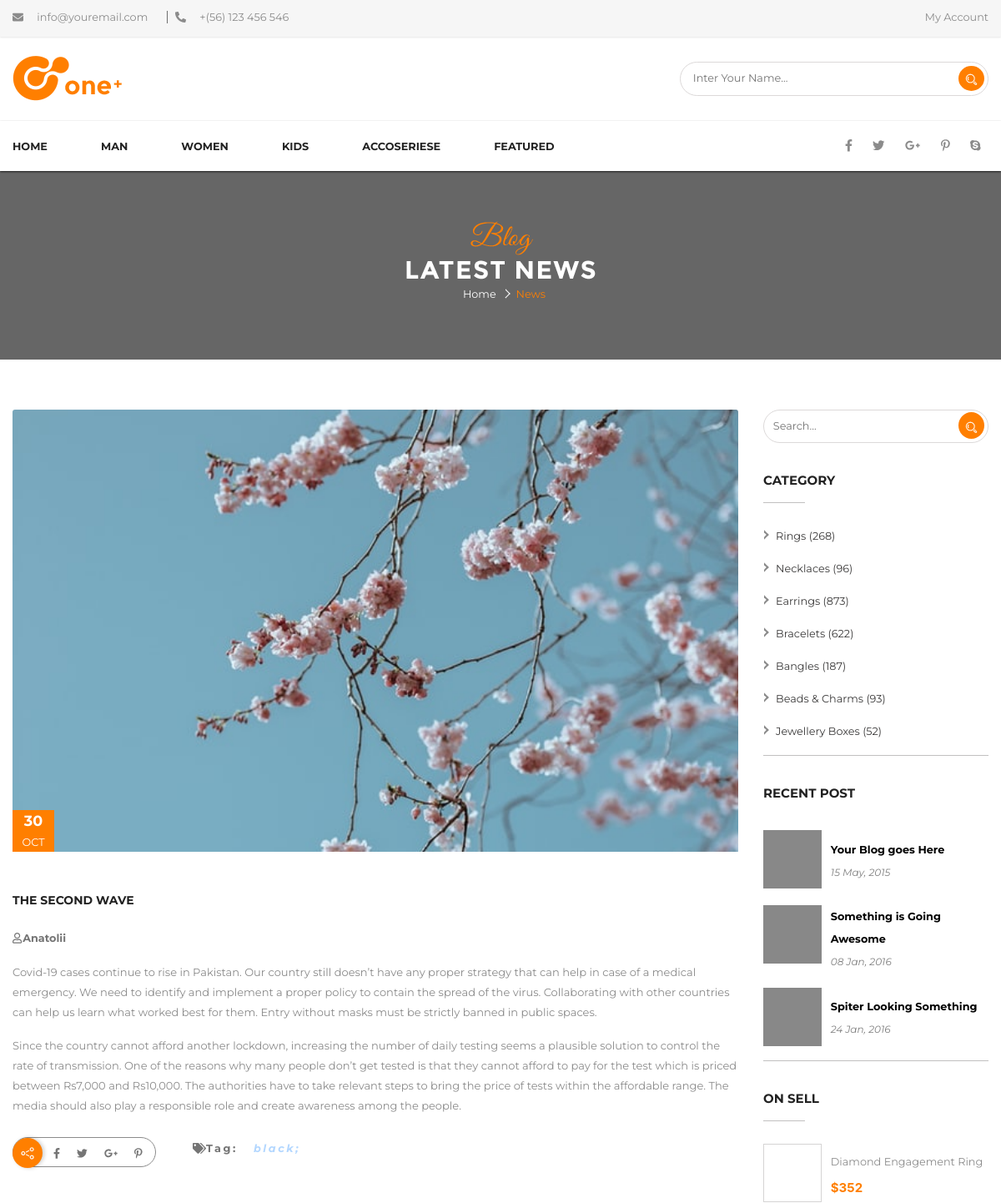
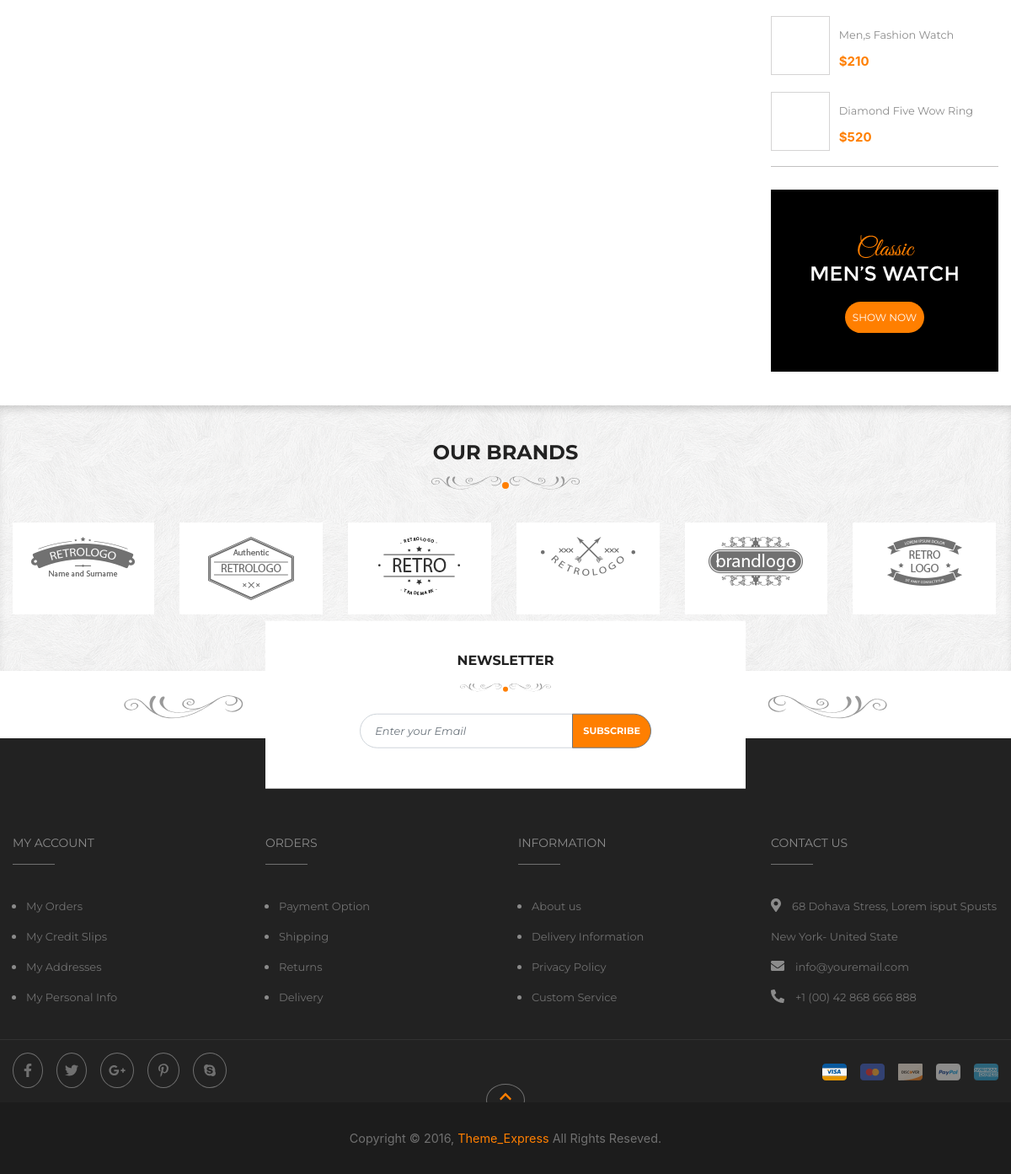
Page /readePage.php?id=29 on the committed database (2 pictures, top to bottom).
### tables this page shows
CREATE TABLE `blog_article` (
  `id` int NOT NULL,
  `user_id` int NOT NULL,
  `title` varchar(255) NOT NULL,
  `text` text NOT NULL,
  `image` varchar(255) NOT NULL,
  `date` timestamp NOT NULL DEFAULT CURRENT_TIMESTAMP
);

CREATE TABLE `blog_users` (
  `id` int NOT NULL,
  `name` varchar(125) DEFAULT NULL,
  `surname` varchar(125) DEFAULT NULL,
  `login_email` varchar(125) DEFAULT NULL,
  `password` varchar(125) DEFAULT NULL,
  `gender` varchar(20) DEFAULT NULL,
  `birthday` date DEFAULT NULL
);

CREATE TABLE `blog_tag` (
  `id` int NOT NULL,
  `tag` varchar(255) NOT NULL
);

### config/d_b.php (called while the page is built, shortened)
<?php
$arrMonths = array(
    'JAN' => '01',
    'FEB' => '02',
    'MAR' => '03',
    'APR' => '04',
    'MAY' => '05',
    'JUN' => '06',
    'JUL' => '07',
    'AUG' => '08',
    'SEP' => '09',
    'OCT' => '10',
    'NOV' => '11',
    'DEC' => '12',
);

### details.php (the view, shortened to what this page needs)
<?php
require_once 'config/d_b.php';
$arcticleId = $_GET['id']?? '';
$stmt = $pdo -> prepare('SELECT *, blog_article.id AS article_id, MONTH(date) AS month, DAY(date) AS day FROM blog_article INNER JOIN blog_users ON blog_users.id = blog_article.user_id WHERE blog_article.id =?');
$stmt -> execute(array($arcticleId));
$row = $stmt -> fetch();
$artIdTags = $row['article_id'] ?? '';
$stmtTags = $pdo -> prepare('SELECT tag FROM blog_tag bt INNER JOIN blog_article_tag bat on bt.id = bat.tag_id INNER JOIN blog_article ba on bat.article_id = ba.id WHERE ba.id = ?');
$stmtTags -> execute(array($artIdTags));
$rowTags = $stmtTags -> fetchAll();
?>
<div class="wrapper_container_details">
    <div class="container">
        <div class="row">
            <div class="card col-lg-9 card_details">
                <div class="container_details_img">
                    <img class="card-img-top container_img" src="<?php echo $row['image'];?>" alt="Card image cap">
                    <div class="container_details_img_date">
                        <span class="container_details_img_date--number">
                            <?php echo $row['day']?>
                        </span>
                        <span class="container_details_img_date--month">
                            <?php echo array_search($row['month'], $arrMonths) ?>
                        </span>
                    </div>
                </div>
                <div class="card-body">
                    <h5 class="card_title"><?php echo $row['title']?></h5>
                    <div class="card_details_admin">
                        <div class="card_details_admin_item"><p class="details_admin_item-icon person"><i class="far fa-user"></i><span class="link_empty"><?php echo $row['name']?></span></p></div>
                    </div>
                    <div class="card_text"><?php echo $row['text']?></div>
                    <div class="wrapper_card_details_social">
                            <div class="card_details_link_social">
                                <ul class="card_details_link_social_list">
                                    <li>
                                        <a href="https://www.facebook.com/sharer.php?u=<?php echo 'http://initial.testsite.co.ua/Blog/readePage.php?id='. $row['id']?>&t=<?php echo $row['title']?>" target="_blank" onclick="return Share.me(this);">
                                            <i class="fab fa-facebook-f"></i>
                                        </a>
                                    </li>
                                    <li>
                                        <a href="https://twitter.com/share?url=<?php echo 'http://initial.testsite.co.ua/Blog/readePage.php?id='. $row['id']?>&text=<?php echo $row['title']?>&hashtags=<?php echo $row['tags']?>" target="_blank" onclick="return Share.me(this)">
                                            <i class="fab fa-twitter"></i>
                                        </a>
                                    </li>
                                    <li>
                                        <a href="https://plus.google.com/share?url='<?php echo 'http://initial.testsite.co.ua/Blog/readePage.php?id='. $row['id']?>" target="_blank" onclick="return Share.me(this);">
                                            <i class="fab fa-google-plus-g"></i>
                                        </a>
                                    </li>
                                    <li>
                                        <a href="https://www.pinterest.com/pin/create/button/?url=<?php echo 'http://initial.testsite.co.ua/Blog/readePage.php?id='. $row['id']?>&description=<?php echo $row['title'] ?>" target="_blank" onclick="return Share.me(this);">
                                            <i class="fab fa-pinterest-p"></i>
                                        </a>
                                    </li>
                                </ul>
                            </div>
                        <div class="card_details_tag">
                                <p><span class="card_details_tag--icon"><i class="fas fa-tags"></i>Tag:</span><span class="card_details_tag--text">
                                            <?php foreach ($rowTags as $point => $props){ ?>
                                                <a href="tagArticlePage.php?tag=<?php echo $props['tag']?>">
                                                    <?php
                                                    echo $props['tag'];
                                                    if($point != count($rowTags)-1) {
                                                        echo ", ";
                                                    }else{
                                                        echo ';';
                                                    }
                                                    ?>
                                                 </a>
                                            <?php }?>
                                    </span>
                                </p>
                        </div>
                    </div>
                </div>
            </div>
            <div class="col-lg-3 wrapper_sidebar_position">
                <?php require_once 'components/sideBar.php'?>
            </div>
        </div>
    </div>
</div>

### css/index.css (style rules this page uses)
* { -webkit-box-sizing: border-box; box-sizing: border-box; }
.container { max-width: 1270px; padding: 0 15px; }
.card-img-top { width: 100%; max-height: 300px; min-height: 300px; height: auto; -o-object-fit: cover; object-fit: cover; }
.wrapper_container_details { position: relative; padding-bottom: 40px; }
.card { border: none; border-radius: 0; }
.card-body { padding: 0; }
.container_img { width: 100%; max-height: 530px; height: auto; -o-object-fit: cover; object-fit: cover; }
.container_details_img { position: relative; margin-bottom: 49px; }
.container_details_img_date { position:absolute; max-width: 50px; width: 100%; max-height: 50px; height: 100%; padding: .05em; bottom: 0; left: 0; text-align: center; color: white; background-color: #ff7f00; }
.container_details_img_date--number { font-size: 1.1em; font-weight: 700; line-height: .5; font-family: Montserrat; }
.container_details_img_date--month { font-size: .8em; font-family: Montserrat; }
.card_details .card_title { margin-bottom: 25px; color: #222222; font-family: Montserrat; font-size: 14px; font-weight: 700; font-style: normal; letter-spacing: normal; line-height: 18px; text-transform: uppercase; }
.card_details .card_text { margin-bottom: 2em; color: #8b8b8b; font-family: Montserrat; font-size: 13px; font-weight: 400; font-style: normal; letter-spacing: normal; line-height: 24px; }
.card_details_admin { display: -webkit-box; display: -ms-flexbox; display: flex; }
.card_details_admin .link_empty { padding-left: 1px; }
.details_admin_item-icon { color: #757575; font-family: Montserrat; font-size: 80%; font-weight: 700; font-style: normal; letter-spacing: normal; line-height: 24px; }
.wrapper_card_details_social { display: -webkit-box; display: -ms-flexbox; display: flex; }
.card_details_link_social { width: auto; margin-right: 5%; }
.card_details_link_social_list { display: -webkit-box; display: -ms-flexbox; display: flex; position: relative; margin: 0; padding: 5px 16px 5px 48px; list-style: none; border: 1px solid #8b8b8b; border-radius: 50px; }
.card_details_link_social_list:before { content: ''; position: absolute; top: 0; left: -1px; width: 36px; height: 36px; background-color: #ff7f00; background-image: url("../Images/share_social_icon.png"); background-position: center; background-repeat: no-repeat; border-radius: 50%; -webkit-box-shadow: 2px 0 5px rgba(0, 0, 0, 0.2); box-shadow: 2px 0 5px rgba(0, 0, 0, 0.2); }
.card_details_link_social_list li:not(:last-child) { padding-right: 20px; }
.card_details_link_social_list a { color: #757575; font-family: "Font Awesome"; font-size: .8em; font-weight: 400; font-style: normal; letter-spacing: normal; -webkit-transition-duration: .6s; -o-transition-duration: .6s; transition-duration: .6s; }
.card_details_tag { -ms-flex-line-pack: center; align-content: center; width: 100%; }
.card_details_tag--icon, .card_details_tag--text { color: #757575; font-family: Montserrat; font-size: .8em; font-weight: 400; font-style: normal; letter-spacing: .2em; line-height: 24px; }
.card_details_tag--icon { font-weight: 700; }
.card_details_tag--text { padding-left: 2%; color: #8b8b8b; font-style: italic; }
.card_details_tag--text a { color: #b3d7ff; font-weight: 700; -webkit-transition-duration: .6s; -o-transition-duration: .6s; transition-duration: .6s; }

### rows in the picture
blog_article: image (picture), title "THE SECOND WAVE", user.name "Anatolii", text "Covid-19 cases continue to rise in Pakistan. Our country still doesn’t have any proper strategy that can help in case of a medical emergency. We need to identify and implement a proper policy to contain the spread of the virus. Collaborating with other countries can help us learn what worked best for them. Entry without masks must be strictly banned in public spaces. Since the country cannot afford another lockdown, increasing the number of daily testing seems a plausible solution to control the rate of transmission. One of the reasons why many people don’t get tested is that they cannot afford to pay for the test which is priced between Rs7,000 and Rs10,000. The authorities have to take…"
blog_tag: tag "black"

### other values in the picture
$row['day'] "30"
array_search($row['month'], $arrMonths) "OCT"
